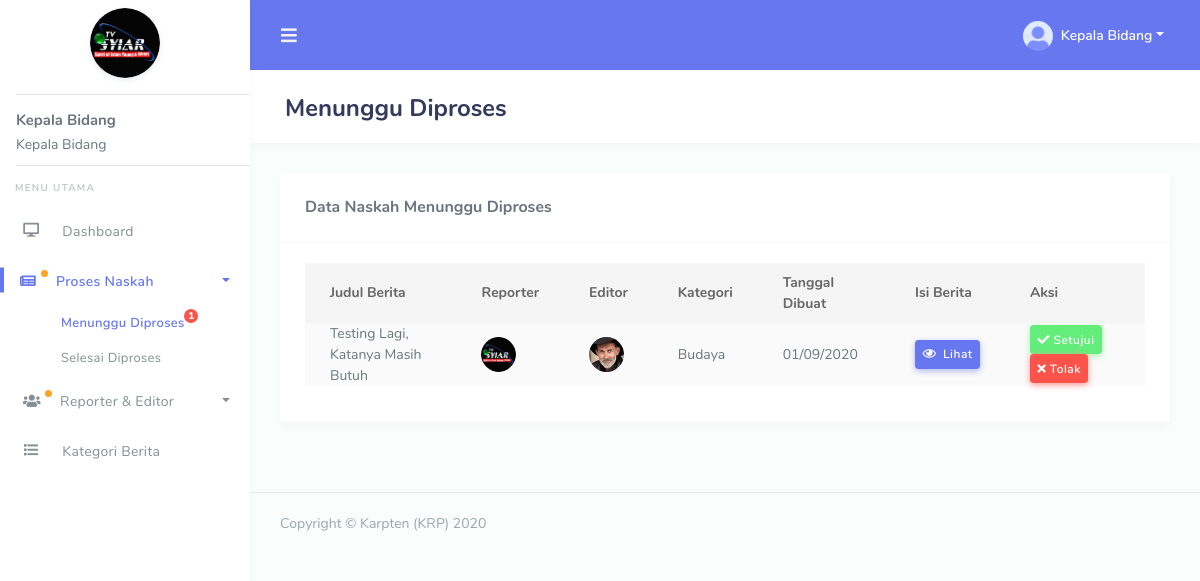
/kabid/menunggu_diproses.php (signed in), run on the app's committed database.
### tables this page shows
CREATE TABLE `tb_users` (
  `id` int NOT NULL,
  `nama` varchar(255) NOT NULL,
  `alamat` varchar(255) NOT NULL,
  `no_hp` varchar(255) NOT NULL,
  `jabatan` varchar(255) NOT NULL,
  `foto` varchar(255) NOT NULL DEFAULT 'default.png',
  `username` varchar(255) NOT NULL,
  `password` varchar(255) NOT NULL,
  `status` varchar(255) NOT NULL DEFAULT 'waiting'
);

CREATE TABLE `tb_berita` (
  `id` int NOT NULL,
  `user_id` int NOT NULL,
  `judul` varchar(255) NOT NULL,
  `kategori` varchar(255) NOT NULL,
  `berita_created` text NOT NULL,
  `berita_final` text,
  `tanggal` datetime NOT NULL,
  `konten` varchar(255) DEFAULT NULL,
  `status` varchar(255) NOT NULL
);

### kabid/menunggu_diproses.php (the view, shortened to what this page needs)
<?php
require('template/header.php');
$berita = mysqli_query($conn, "SELECT * FROM tb_berita WHERE status = 'done'");
?>
<div class="main-content">
  <section class="section">
    <div class="section-header">
      <h1>Menunggu Diproses</h1>
    </div>
    <div class="section-body">
      <div class="row">
        <div class="col-12">
          <div class="card">
            <div class="card-header">
              <h4>Data Naskah Menunggu Diproses</h4>
            </div>
            <div class="card-body">
              <div class="table-responsive">
                <table class="table table-striped" id="table-1">
                  <thead>
                    <tr>
                      <th style="max-width: 180px;">Judul Berita</th>
                      <th>Reporter</th>
                      <th>Editor</th>
                      <th>Kategori</th>
                      <th>Tanggal Dibuat</th>
                      <th>Isi Berita</th>
                      <th>Aksi</th>
                    </tr>
                  </thead>
                  <tbody>
                    <?php foreach($berita as $dta) {
                      $user_id = $dta['user_id'];
                      $berita_id = $dta['id'];
                      $reporter = mysqli_query($conn, "SELECT * FROM tb_users WHERE id = '$user_id'");
                      $usr = mysqli_fetch_assoc($reporter);
                      $revisi = mysqli_query($conn, "SELECT * FROM tb_revisi WHERE berita_id = '$berita_id'");
                      $rev = mysqli_fetch_assoc($revisi);
                      $editor_id = $rev['editor_id'];
                      $editor = mysqli_query($conn, "SELECT * FROM tb_users WHERE id = '$editor_id'");
                      $edt = mysqli_fetch_assoc($editor); ?>
                      <tr>
                        <td><?= $dta['judul'] ?></td>
                        <td>
                          <a href="#" data-toggle="modal" data-target="#modal-reporter<?= $dta['id'] ?>">
                            <img alt="image" src="../assets/img/avatar/<?= $usr['foto'] ?>" class="rounded-circle" data-toggle="tooltip" title="" data-original-title="<?= $usr['nama'] ?>" width="35">
                          </a>
                        </td>
                        <td>
                          <a href="#" data-toggle="modal" data-target="#modal-editor<?= $dta['id'] ?>">
                            <img alt="image" src="../assets/img/avatar/<?= $edt['foto'] ?>" class="rounded-circle" data-toggle="tooltip" title="" data-original-title="<?= $edt['nama'] ?>" width="35">
                          </a>
                        </td>
                        <td><?= $dta['kategori'] ?></td>
                        <td><?= date('d/m/Y', strtotime($dta['tanggal'])) ?></td>
                        <td>
                          <a href="#" class="btn btn-icon icon-left btn-primary btn-sm" data-toggle="modal" data-target="#modal-berita<?= $dta['id'] ?>" data-toggle1="tooltip" title="" data-original-title="Lihat Isi Berita"><i class="far fa-eye"></i> Lihat</a>
                        </td>
                        <td style="min-width: 140px; max-width: 140px;">
                          <a href="#" class="btn btn-icon btn-sm btn-success" data-toggle="modal" data-target="#modal-acc<?= $dta['id'] ?>" data-toggle1="tooltip" title="" data-original-title="Setujui Berita"><i class="fa fa-check"></i> Setujui</a>
                          <a href="#" class="btn btn-icon btn-sm btn-danger" data-toggle="modal" data-target="#modal-tolak<?= $dta['id'] ?>" data-toggle1="tooltip" title="" data-original-title="Tolak Berita"><i class="fa fa-times"></i> Tolak</a>
                        </td>
                      </tr>
                    <?php } ?>
                  </tbody>
                </table>
              </div>
            </div>
          </div>
        </div>
      </div>
    </div>
  </section>
</div>
<?php
require('template/footer.php');
?>

### kabid/template/header.php (shortened to what this page needs)
<?php
require('../config.php');
$get_id = $_SESSION['get_id'];
$result = mysqli_query($conn, "SELECT * FROM tb_users WHERE id = '$get_id'");
$get = mysqli_fetch_assoc($result);
$nama = $get['nama'];
$foto = $get['foto'];
$get_proses = mysqli_query($conn, "SELECT * FROM tb_berita WHERE status = 'done'");
$menunggu_diproses = mysqli_num_rows($get_proses);
$get_user_verify = mysqli_query($conn, "SELECT * FROM tb_users WHERE status = 'waiting'");
$user_verify = mysqli_num_rows($get_user_verify);
?>
<!DOCTYPE html>
<html lang="en">
<head>
  <link rel="stylesheet" href="../assets/modules/bootstrap/css/bootstrap.min.css">
  <link rel="stylesheet" href="../assets/modules/fontawesome/css/all.min.css">
  <link rel="stylesheet" href="../assets/modules/jqvmap/dist/jqvmap.min.css">
  <link rel="stylesheet" href="../assets/modules/owlcarousel2/dist/../assets/owl.carousel.min.css">
  <link rel="stylesheet" href="../assets/modules/owlcarousel2/dist/../assets/owl.theme.default.min.css">
  <link rel="stylesheet" href="../assets/modules/summernote/summernote-bs4.css">
  <link href="../assets/modules/richtext-editor/css/froala_editor.min.css" rel="stylesheet">
  <link href="../assets/modules/richtext-editor/css/froala_editor.pkgd.min.css" rel="stylesheet">
  <link rel="stylesheet" href="../assets/modules/datatables/datatables.min.css">
  <link rel="stylesheet" href="../assets/modules/datatables/DataTables-1.10.16/css/dataTables.bootstrap4.min.css">
  <link rel="stylesheet" href="../assets/modules/datatables/Select-1.2.4/css/select.bootstrap4.min.css">
  <link rel="stylesheet" href="../assets/css/style.css">
  <link rel="stylesheet" href="../assets/css/components.css">
  </head>
  <body>
    <div id="app">
      <div class="main-wrapper main-wrapper-1">
        <div class="navbar-bg"></div>
        <nav class="navbar navbar-expand-lg main-navbar">
          <form class="form-inline mr-auto">
            <ul class="navbar-nav mr-3">
              <li><a href="#" data-toggle="sidebar" class="nav-link nav-link-lg"><i class="fas fa-bars"></i></a></li>
            </ul>
          </form>
          <ul class="navbar-nav navbar-right">
            <li class="dropdown"><a href="#" data-toggle="dropdown" class="nav-link dropdown-toggle nav-link-lg nav-link-user">
              <img alt="image" src="../assets/img/avatar/<?= $foto ?>" class="rounded-circle mr-1">
              <div class="d-sm-none d-lg-inline-block"><?= $nama ?></div></a>
            </li>
          </ul>
        </nav>
        <div class="main-sidebar sidebar-style-2">
          <aside id="sidebar-wrapper">
            <div class="sidebar-brand">
              <a href="index.php">
                <img src="../assets/img/logo.png" alt="logo" width="70" class="mt-2 shadow-light rounded-circle">
              </a>
              <div class="text-left pl-3">
                <hr style="margin-bottom: -5px;">
                <b style="font-size: 15px;"><?= $nama ?></b>
                <p style="margin-bottom: -10px; margin-top: -20px;">Kepala Bidang</p>
                <hr>
              </div>
            </div>
            <ul class="sidebar-menu mt-3">
              <li class="menu-header">Menu Utama</li>
              <li id="dashboard"><a class="nav-link" href="index.php"><i class="fa fa-desktop"></i> <span>Dashboard</span></a></li>
              <li class="dropdown" id="proses_naskah">
                <a href="#" class="nav-link has-dropdown" data-toggle="dropdown">
                  <?php if ($menunggu_diproses >= 1) { ?>
                    <span class="beep" style="width: 40px;">
                      <i class="fa fa-newspaper" style="margin-left: -2px;"></i>
                    </span>
                  <?php } else { ?>
                    <i class="fa fa-newspaper"></i>
                  <?php } ?>
                  <span>Proses Naskah</span>
                </a>
                <ul class="dropdown-menu">
                  <li id="menunggu_diproses">
                    <a class="nav-link" href="menunggu_diproses.php">Menunggu Diproses
                      <?php if ($menunggu_diproses >= 1) { ?>
                        <span class="badge badge-danger text-center mb-3" style="width: 14px; padding: 2px; font-size: 10px;"><b><?= $menunggu_diproses ?></b></span>
                      <?php } ?>
                    </a>
                  </li>
                  <li id="selesai_diproses">
                    <a class="nav-link" href="selesai_diproses.php">Selesai Diproses</a>
                  </li>
                </ul>
              </li>
              <li class="dropdown" id="repoter_editor">
                <a href="#" class="nav-link has-dropdown" data-toggle="dropdown">
                  <?php if ($user_verify >= 1) { ?>
                    <span class="beep" style="width: 40px;">
                      <i class="fa fa-users" style="margin-left: -2px;"></i>
                    </span>
                  <?php } else { ?>
                    <i class="fa fa-users"></i>
                  <?php } ?>
                  <span>Reporter & Editor</span>
                </a>
              </li>
              <li id="kategori_berita"><a class="nav-link" href="kategori_berita.php"><i class="fa fa-list"></i> <span>Kategori Berita</span></a></li>
            </aside>
          </div>

### data on the page
tb_users: foto (placeholder picture), nama "Kepala Bidang"
tb_berita: judul "Testing Lagi, Katanya Masih Butuh", user.foto (picture), tb_users.foto (picture), kategori "Budaya", tanggal "01/09/2020"

### other printed values
$menunggu_diproses "1"
